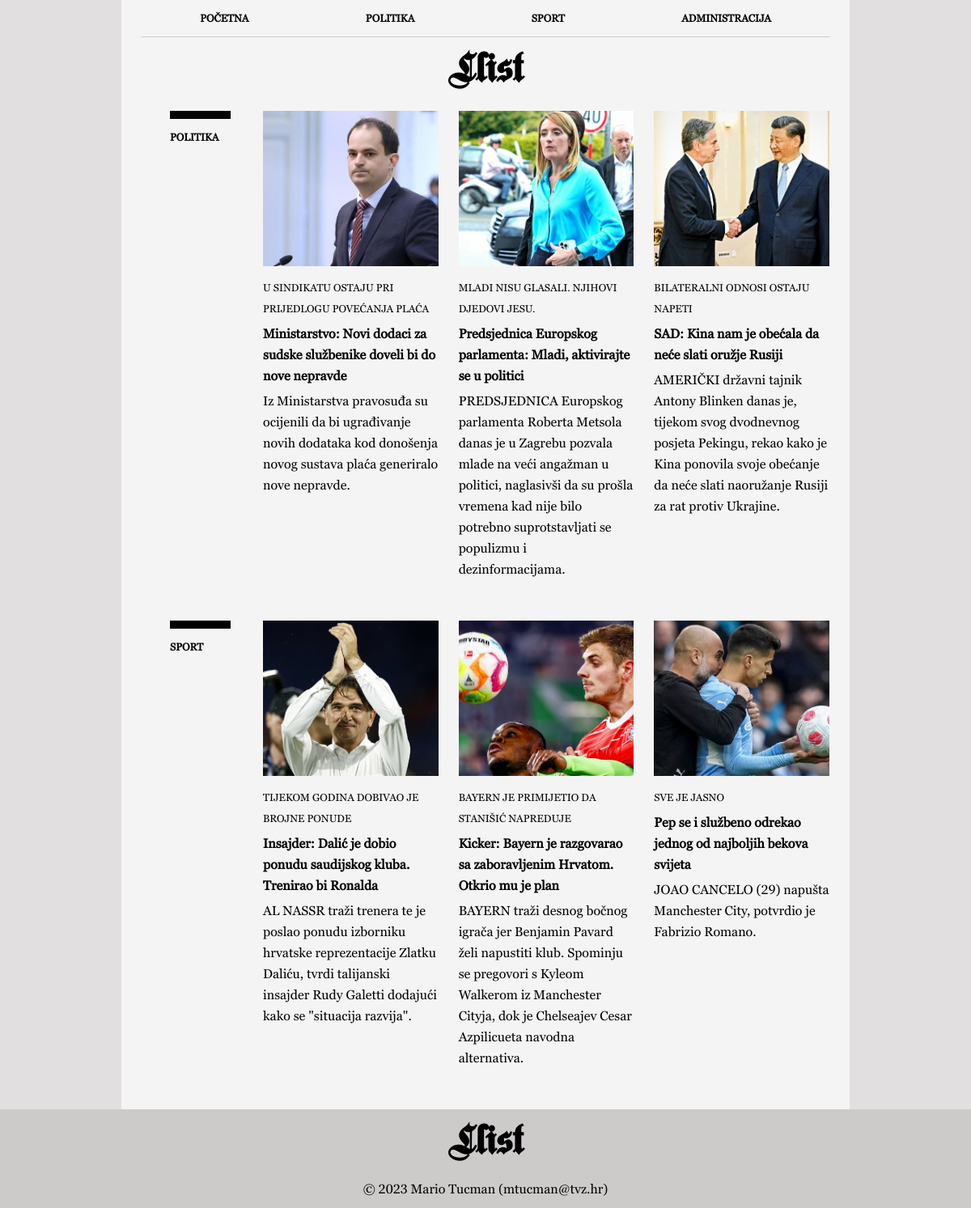
The page / on the database its author committed.
### tables this page shows
CREATE TABLE `vijesti` (
  `id` int(11) NOT NULL,
  `naslov` varchar(100) NOT NULL,
  `podnaslov` varchar(50) NOT NULL,
  `sazetak` varchar(255) NOT NULL,
  `tekst` text NOT NULL,
  `slika` varchar(64) NOT NULL,
  `kategorija` varchar(64) NOT NULL,
  `arhiva` tinyint(1) NOT NULL,
  `datum` varchar(32) NOT NULL
);

### index.php (the view, shortened to what this page needs)
<?php
include 'connect.php';
?>
<!DOCTYPE html>
<html lang="hr">
<head>
  <link rel="stylesheet" type="text/css" href="style.css" />
</head>
<body>
  <div class="main">
    <nav class="navigation">
      <ul>
        <li><a href="index.php" class="active">POČETNA</a></li>
        <li><a href="kategorija.php?kategorija=politika">POLITIKA</a></li>
        <li><a href="kategorija.php?kategorija=sport">SPORT</a></li>
        <li><a href="administracija.php">ADMINISTRACIJA</a></li>
      </ul>
    </nav>
    <header>
      <h1 class="header1">Llist</h1>
    </header>
    <section class="container politika">
      <aside class="container-aside">
        <div class="rectangle-aside"></div>
        <p class="paragraph-aside">Politika</p>
      </aside>
      <?php
      $query = "SELECT * FROM vijesti WHERE kategorija='politika' AND arhiva = 0 ORDER BY id DESC LIMIT 3";
      $result = mysqli_query($dbc, $query);
      while ($row = mysqli_fetch_array($result)) {
        echo '<article class="container-article">';
        echo '<a href="clanak.php?clanak=' . $row["id"] . '"><img src="' . UPLPATH . $row['slika'] . '">';
        echo '<h3 class="header3">' . $row["podnaslov"] . '</h3>';
        echo '<h2 class="header2">' . $row["naslov"] . '</h2>';
        echo '<p class="paragraph">' . $row["sazetak"] . '</p></a>';
        echo '</article>';
        continue;
      }
      ?>
    </section>
    <section class="container sport">
      <aside class="container-aside">
        <div class="rectangle-aside"></div>
        <p class="paragraph-aside">Sport</p>
      </aside>
      <?php
      $query = "SELECT * FROM vijesti WHERE kategorija='sport' AND arhiva = 0 ORDER BY id DESC LIMIT 3";
      $result = mysqli_query($dbc, $query);
      while ($row = mysqli_fetch_array($result)) {
        echo '<article class="container-article">';
        echo '<a href="clanak.php?clanak=' . $row["id"] . '"><img src="' . UPLPATH . $row['slika'] . '">';
        echo '<h3 class="header3">' . $row["podnaslov"] . '</h3>';
        echo '<h2 class="header2">' . $row["naslov"] . '</h2>';
        echo '<p class="paragraph">' . $row["sazetak"] . '</p></a>';
        echo '</article>';
        continue;
      }
      ?>
    </section>
  </div>
  <footer>
    <h1 class="header1">Llist</h1>
    <p class="credits">© 2023 Mario Tucman (mtucman@tvz.hr)</p>
  </footer>
</body>
</html>

### style.css (style rules this page uses)
* { box-sizing: border-box; margin: 0; padding: 0; font-family: "Georgia Pro Regular", "Helvetica", "Arial"; }
body { background-color: #e1dfdf; }
header { margin-bottom: 15px; }
p, h1, h2, h3 { line-height: 26px; }
a { text-decoration: none; color: black; }
.main { margin: auto; min-height: 87.5vh; max-width: 75%; background-color: #f5f4f4; }
.container { width: 100%; padding: 0px 25px; height: auto; background-color: #f5f4f4; display: grid; grid-template-columns: 1fr 2fr 2fr 2fr; grid-gap: 25px; }
img { width: 100%; object-fit: cover; }
.container-article img { width: 100%; height: 12rem; object-fit: cover; }
.container-aside { margin-left: 25px; }
.header1 { padding: 25px; text-align: center; font-size: 3em; font-family: "Fette Kanzlei", "Helvetica", "Arial"; }
.header2 { padding: 5px 0px; font-size: 1em; }
.header3 { padding: 10px 0px 0px 0px; text-transform: uppercase; font-size: 0.8em; font-weight: normal; }
.credits { padding: 10px; font-size: 1em; text-align: center; }
.paragraph { font-size: 1em; font-weight: normal; padding: 0px 0px 50px 0px; }
.paragraph-aside { width: 75px; text-transform: uppercase; font-size: 0.8em; font-weight: bold; margin: 10px 25px 10px 10%; }
.rectangle-aside { height: 10px; width: 75%; margin: 0px 25px 10px 10%; background-color: black; }
.navigation ul { list-style: none; margin: 0px 25px; display: flex; justify-content: space-between; padding: 0; border-bottom: #cdcaca 1px solid; }
.navigation ul li { flex-grow: 1; }
.navigation ul li a { display: block; text-decoration: none; font-weight: bold; font-size: 0.8em; padding: 15px 0; text-align: center; color: black; }
footer { background-color: #cdcaca; }

### rows shown on the page
vijesti: slika (picture), podnaslov "U SINDIKATU OSTAJU PRI PRIJEDLOGU POVEĆANJA PLAĆA", naslov "Ministarstvo: Novi dodaci za sudske službenike doveli bi do nove nepravde", sazetak "Iz Ministarstva pravosuđa su ocijenili da bi ugrađivanje novih dodataka kod donošenja novog sustava plaća generiralo nove nepravde."
vijesti: slika (picture), podnaslov "MLADI NISU GLASALI. NJIHOVI DJEDOVI JESU.", naslov "Predsjednica Europskog parlamenta: Mladi, aktivirajte se u politici", sazetak "PREDSJEDNICA Europskog parlamenta Roberta Metsola danas je u Zagrebu pozvala mlade na veći angažman u politici, naglasivši da su prošla vremena kad nije bilo potrebno suprotstavljati se populizmu i dezinformacijama."
vijesti: slika (picture), podnaslov "BILATERALNI ODNOSI OSTAJU NAPETI", naslov "SAD: Kina nam je obećala da neće slati oružje Rusiji", sazetak "AMERIČKI državni tajnik Antony Blinken danas je, tijekom svog dvodnevnog posjeta Pekingu, rekao kako je Kina ponovila svoje obećanje da neće slati naoružanje Rusiji za rat protiv Ukrajine."
vijesti: slika (picture), podnaslov "TIJEKOM GODINA DOBIVAO JE BROJNE PONUDE", naslov "Insajder: Dalić je dobio ponudu saudijskog kluba. Trenirao bi Ronalda", sazetak "AL NASSR traži trenera te je poslao ponudu izborniku hrvatske reprezentacije Zlatku Daliću, tvrdi talijanski insajder Rudy Galetti dodajući kako se \"situacija razvija\"."
vijesti: slika (picture), podnaslov "BAYERN JE PRIMIJETIO DA STANIŠIĆ NAPREDUJE", naslov "Kicker: Bayern je razgovarao sa zaboravljenim Hrvatom. Otkrio mu je plan", sazetak "BAYERN traži desnog bočnog igrača jer Benjamin Pavard želi napustiti klub. Spominju se pregovori s Kyleom Walkerom iz Manchester Cityja, dok je Chelseajev Cesar Azpilicueta navodna alternativa."
vijesti: slika (picture), podnaslov "SVE JE JASNO", naslov "Pep se i službeno odrekao jednog od najboljih bekova svijeta", sazetak "JOAO CANCELO (29) napušta Manchester City, potvrdio je Fabrizio Romano."
